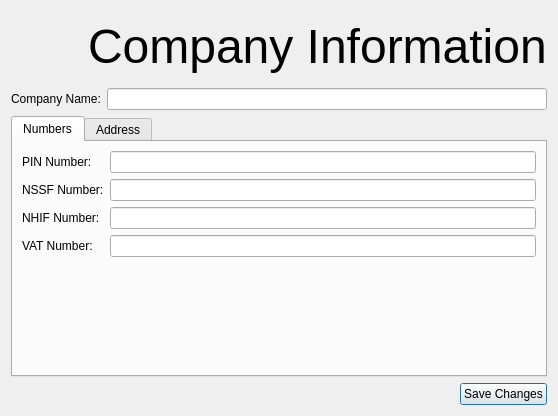
<?xml version="1.0" encoding="UTF-8"?>
<ui version="4.0">
 <class>CompanyInformationDialog</class>
 <widget class="QDialog" name="CompanyInformationDialog">
  <property name="geometry">
   <rect>
    <x>0</x>
    <y>0</y>
    <width>545</width>
    <height>416</height>
   </rect>
  </property>
  <property name="windowTitle">
   <string>Company Information</string>
  </property>
  <layout class="QVBoxLayout" name="verticalLayout">
   <item>
    <layout class="QHBoxLayout" name="horizontalLayout">
     <item>
      <widget class="QLabel" name="label">
       <property name="minimumSize">
        <size>
         <width>71</width>
         <height>71</height>
        </size>
       </property>
       <property name="maximumSize">
        <size>
         <width>71</width>
         <height>71</height>
        </size>
       </property>
       <property name="text">
        <string/>
       </property>
       <property name="pixmap">
        <pixmap resource="res.qrc">:/images/university-icon.png</pixmap>
       </property>
       <property name="scaledContents">
        <bool>true</bool>
       </property>
       <property name="wordWrap">
        <bool>false</bool>
       </property>
      </widget>
     </item>
     <item>
      <widget class="QLabel" name="label_2">
       <property name="font">
        <font>
         <pointsize>36</pointsize>
        </font>
       </property>
       <property name="text">
        <string>Company Information</string>
       </property>
      </widget>
     </item>
    </layout>
   </item>
   <item>
    <layout class="QHBoxLayout" name="horizontalLayout_2">
     <item>
      <widget class="QLabel" name="label_16">
       <property name="text">
        <string>Company Name:</string>
       </property>
      </widget>
     </item>
     <item>
      <widget class="QLineEdit" name="txtCompanyName"/>
     </item>
    </layout>
   </item>
   <item>
    <widget class="QTabWidget" name="tabWidget">
     <property name="currentIndex">
      <number>0</number>
     </property>
     <widget class="QWidget" name="tab">
      <attribute name="title">
       <string>Numbers</string>
      </attribute>
      <layout class="QGridLayout" name="gridLayout_2">
       <item row="1" column="0">
        <widget class="QLabel" name="label_4">
         <property name="text">
          <string>NSSF Number:</string>
         </property>
        </widget>
       </item>
       <item row="0" column="0">
        <widget class="QLabel" name="label_3">
         <property name="text">
          <string>PIN Number:</string>
         </property>
        </widget>
       </item>
       <item row="2" column="1">
        <widget class="QLineEdit" name="txtNHIFNo"/>
       </item>
       <item row="4" column="1">
        <spacer name="verticalSpacer">
         <property name="orientation">
          <enum>Qt::Vertical</enum>
         </property>
         <property name="sizeHint" stdset="0">
          <size>
           <width>20</width>
           <height>195</height>
          </size>
         </property>
        </spacer>
       </item>
       <item row="1" column="1">
        <widget class="QLineEdit" name="txtNSSFNo"/>
       </item>
       <item row="2" column="0">
        <widget class="QLabel" name="label_5">
         <property name="text">
          <string>NHIF Number:</string>
         </property>
        </widget>
       </item>
       <item row="3" column="0">
        <widget class="QLabel" name="label_6">
         <property name="text">
          <string>VAT Number:</string>
         </property>
        </widget>
       </item>
       <item row="0" column="1">
        <widget class="QLineEdit" name="txtPINNo"/>
       </item>
       <item row="3" column="1">
        <widget class="QLineEdit" name="txtVATNo"/>
       </item>
      </layout>
     </widget>
     <widget class="QWidget" name="tab_2">
      <attribute name="title">
       <string>Address</string>
      </attribute>
      <layout class="QGridLayout" name="gridLayout_3">
       <item row="1" column="1">
        <widget class="QLineEdit" name="txtPostcode"/>
       </item>
       <item row="0" column="1" colspan="3">
        <widget class="QPlainTextEdit" name="txtAddress">
         <property name="sizePolicy">
          <sizepolicy hsizetype="Expanding" vsizetype="Preferred">
           <horstretch>0</horstretch>
           <verstretch>0</verstretch>
          </sizepolicy>
         </property>
         <property name="maximumSize">
          <size>
           <width>16777215</width>
           <height>80</height>
          </size>
         </property>
        </widget>
       </item>
       <item row="1" column="0">
        <widget class="QLabel" name="label_8">
         <property name="text">
          <string>Postcode:</string>
         </property>
        </widget>
       </item>
       <item row="0" column="0">
        <widget class="QLabel" name="label_7">
         <property name="text">
          <string>Address:</string>
         </property>
        </widget>
       </item>
       <item row="2" column="1">
        <widget class="QLineEdit" name="txtTel1"/>
       </item>
       <item row="1" column="2">
        <widget class="QLabel" name="label_9">
         <property name="text">
          <string>Town:</string>
         </property>
        </widget>
       </item>
       <item row="2" column="0">
        <widget class="QLabel" name="label_10">
         <property name="text">
          <string>Tel 1:</string>
         </property>
        </widget>
       </item>
       <item row="2" column="3">
        <widget class="QLineEdit" name="txtTel2"/>
       </item>
       <item row="1" column="3">
        <widget class="QLineEdit" name="txtTown"/>
       </item>
       <item row="2" column="2">
        <widget class="QLabel" name="label_11">
         <property name="text">
          <string>Tel 2:</string>
         </property>
        </widget>
       </item>
       <item row="4" column="1">
        <widget class="QLineEdit" name="txtEmail"/>
       </item>
       <item row="3" column="0">
        <widget class="QLabel" name="label_12">
         <property name="text">
          <string>Mobile:</string>
         </property>
        </widget>
       </item>
       <item row="3" column="1">
        <widget class="QLineEdit" name="txtMobile"/>
       </item>
       <item row="3" column="3">
        <widget class="QLineEdit" name="txtFax"/>
       </item>
       <item row="5" column="1">
        <spacer name="verticalSpacer_2">
         <property name="orientation">
          <enum>Qt::Vertical</enum>
         </property>
         <property name="sizeHint" stdset="0">
          <size>
           <width>20</width>
           <height>109</height>
          </size>
         </property>
        </spacer>
       </item>
       <item row="4" column="3">
        <widget class="QLineEdit" name="txtWebsite"/>
       </item>
       <item row="3" column="2">
        <widget class="QLabel" name="label_13">
         <property name="text">
          <string>Fax:</string>
         </property>
        </widget>
       </item>
       <item row="4" column="0">
        <widget class="QLabel" name="label_14">
         <property name="text">
          <string>Email:</string>
         </property>
        </widget>
       </item>
       <item row="4" column="2">
        <widget class="QLabel" name="label_15">
         <property name="text">
          <string>Website:</string>
         </property>
        </widget>
       </item>
      </layout>
     </widget>
    </widget>
   </item>
   <item>
    <layout class="QHBoxLayout" name="horizontalLayout_3">
     <item>
      <spacer name="horizontalSpacer">
       <property name="orientation">
        <enum>Qt::Horizontal</enum>
       </property>
       <property name="sizeHint" stdset="0">
        <size>
         <width>40</width>
         <height>20</height>
        </size>
       </property>
      </spacer>
     </item>
     <item>
      <widget class="QPushButton" name="cmdSave">
       <property name="text">
        <string>Save Changes</string>
       </property>
      </widget>
     </item>
    </layout>
   </item>
  </layout>
 </widget>
 <resources>
  <include location="res.qrc"/>
 </resources>
 <connections/>
</ui>
